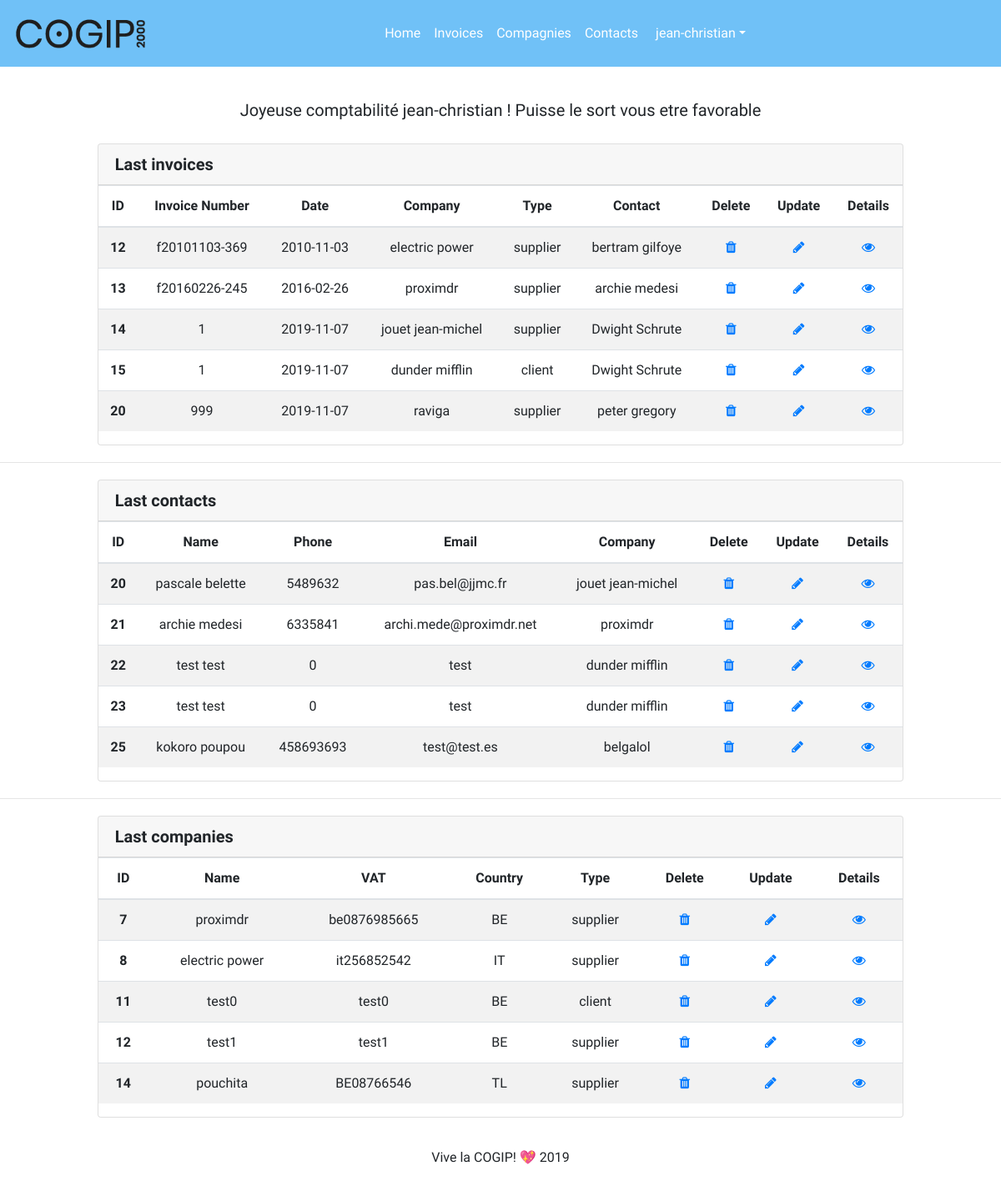
The page / (signed in) on the database its author committed.
### tables this page shows
CREATE TABLE `invoices` (
  `ID` int(11) NOT NULL,
  `number` varchar(255) NOT NULL,
  `date` timestamp NOT NULL DEFAULT current_timestamp(),
  `company` int(11) NOT NULL,
  `company_type` int(11) NOT NULL,
  `contact` int(11) NOT NULL
);

CREATE TABLE `company` (
  `ID` int(11) NOT NULL,
  `company_name` varchar(200) NOT NULL,
  `VAT` varchar(255) NOT NULL,
  `country` varchar(255) NOT NULL,
  `type_id` int(11) NOT NULL
);

CREATE TABLE `type` (
  `ID` int(11) NOT NULL,
  `company_type` varchar(100) NOT NULL
);

CREATE TABLE `contacts` (
  `ID` int(11) NOT NULL,
  `first_name` varchar(200) NOT NULL,
  `last_name` varchar(255) NOT NULL,
  `mail` varchar(250) NOT NULL,
  `company` int(11) DEFAULT NULL,
  `phone` int(11) NOT NULL
);

### controller/home-ctrl.php (called while the page is built, shortened)
<?php
$invoices_data = get_many_invoices(5);
$contacts_data = get_many_contacts(5);
$companies_data = get_many_companies(5);
require 'view/home-view.php';
?>

### index.php (called while the page is built, shortened)
<?php
require 'view/component/header-component.php';
routing();
require 'view/component/footer-component.php';
?>

### model/GLOBfunction.php (called while the page is built, shortened)
<?php
function get_many_invoices($limit = null) {
   global $pdo;
   $sql = <<<SQL
   SELECT
      invoices.id AS invoice_id,
      invoices.number,
      invoices.date,
      invoices.company,
      company.company_name,
      invoices.company_type,
      type.company_type,
      invoices.contact,
      concat(contacts.first_name, ' ', contacts.last_name) AS contacts_full_name
   FROM invoices
   JOIN company
      ON invoices.company = company.id
   JOIN type
      ON invoices.company_type = type.id
   JOIN contacts
      ON invoices.contact = contacts.id
   ORDER BY invoices.id DESC
SQL;
   $stmt = $pdo->prepare($sql);
   $stmt->execute();
   $all_data = [];
   $count = 0;
   while ($data = $stmt->fetch()) {
      if ($limit AND $count === (int)$limit) break;
      $all_data[] = $data;
      $count++;
   }
   return array_reverse($all_data);
}
function get_many_contacts($limit = null) {
   global $pdo;
   $sql = <<<SQL
   SELECT
      contacts.id AS contact_id,
      concat(first_name, ' ', Last_name) AS full_name,
      mail,
      phone,
      contacts.company,
      company.id,
      company_name
   FROM contacts
   JOIN company
      ON contacts.company = company.id
   ORDER BY contacts.id DESC
SQL;
   $stmt = $pdo->prepare($sql);
   $stmt->execute();
   $all_data = [];
   $count = 0;
   while ($data = $stmt->fetch()) {
      if ($limit AND $count === (int)$limit) break;
      $all_data[] = $data;
      $count++;
   }
   return array_reverse($all_data);
}
function get_many_companies($limit = null) {
   global $pdo;
   $sql = <<<SQL
   SELECT
      company.id AS company_id,
      company_name,
      VAT,
      company.type_id,
      country,
      company_type AS type,
      type.id
   FROM company
   JOIN type
      ON company.type_id = type.id
   ORDER BY company.id DESC
SQL;
   $stmt = $pdo->prepare($sql);
   $stmt->execute();
   $all_data = [];
   $count = 0;
   while ($data = $stmt->fetch()) {
      if ($limit AND $count === (int)$limit) break;
      $all_data[] = $data;
      $count++;
   }
   return array_reverse($all_data);
}
?>

### view/home-view.php (the view)
<div class="globalelement row justify-content-center">
    <h5>Joyeuse comptabilité <?=$_SESSION['username']?> ! Puisse le sort vous etre favorable</h5>
</div>
<div id="lastInvoice" class="globalelement row justify-content-center">
    <div class="card text-center col-md-10">
        <h5 class="row card-header">
        <strong class="invoices">Last invoices</strong>
        </h5>
        <div class="row justify-content-center">
            <table class="table table-striped table-responsive-sm">
                <thead>
                    <tr>
                        <th scope="col">ID</th>
                        <th scope="col">Invoice Number</th>
                        <th scope="col">Date</th>
                        <th scope="col">Company</th>
                        <th scope="col">Type</th>
                        <th scope="col">Contact</th>
                        <th scope="col">Delete</th>
                        <th scope="col">Update</th>
                        <th scope="col">Details</th>
                    </tr>
                </thead>
                <tbody>
                    <?php foreach($invoices_data as $invoice) :?>
                    <tr>
                        <th scope="row"><?=$invoice['invoice_id']?></th>
                        <td><?=$invoice['number']?></td>
                        <td><?=date('Y-m-d', strtotime($invoice['date']))?></td>
                        <td><?=$invoice['company_name']?></td>
                        <td><?=$invoice['company_type']?></td>
                        <td><?=$invoice['contacts_full_name']?></td>
                        <?php if ($_SESSION['rights'] === 'god') :?>
                        <td><a href="?page=invoices-delete&id=<?=$invoice['invoice_id']?>" class="fa fa-trash" aria-hidden="true"></a></td>
                        <td><a href="?page=invoices-edit&id=<?=$invoice['invoice_id']?>" class="fa fa-pencil" aria-hidden="true"></a></td>
                        <td><a href="?page=invoices-details&id=<?=$invoice['invoice_id']?>" class="fa fa-eye" aria-hidden="true"></a></td>
                        <?php endif ?>
                    </tr>
                    <?php endforeach ?>
                </tbody>
            </table>
        </div>
    </div>
</div>
<hr>
<div id="lastContacts" class="globalelement row justify-content-center">
    <div class="card text-center col-md-10">
        <h5 class="row card-header">
        <strong class="contacts">Last contacts</strong>
        </h5>
        <div class="row justify-content-center">
            <table class="table table-striped table-responsive-sm">
                <thead>
                    <tr>
                        <th scope="col">ID</th>
                        <th scope="col">Name</th>
                        <th scope="col">Phone</th>
                        <th scope="col">Email</th>
                        <th scope="col">Company</th>
                        <th scope="col">Delete</th>
                        <th scope="col">Update</th>
                        <th scope="col">Details</th>
                    </tr>
                </thead>
                <tbody>
                    <?php foreach($contacts_data as $contact) :?>
                    <tr>
                        <th scope="row"><?=$contact['contact_id']?></th>
                        <td><?=$contact['full_name']?></td>
                        <td><?=$contact['phone']?></td>
                        <td><?=$contact['mail']?></td>
                        <td><?=$contact['company_name']?></td>
                        <?php if ($_SESSION['rights'] === 'god') :?>
                        <td><a href="?page=contacts-delete&id=<?=$contact['contact_id']?>" class="fa fa-trash" aria-hidden="true"></a></td>
                        <td><a href="?page=contacts-edit&id=<?=$contact['contact_id']?>" class="fa fa-pencil" aria-hidden="true"></a></td>
                        <td><a href="?page=contacts-details&id=<?=$contact['contact_id']?>" class="fa fa-eye" aria-hidden="true"></a></td>
                        <?php endif ?>
                    </tr>
                    <?php endforeach ?>
                </tbody>
            </table>
        </div>
    </div>
</div>
<hr>
<div id="lastCompanies" class="globalelement row justify-content-center">
    <div class="card text-center col-md-10">
        <h5 class="row card-header">
        <strong class="companies">Last companies</strong>
        </h5>
        <div class="row justify-content-center">
            <table class="table table-striped table-responsive-sm">
                <thead>
                    <tr>
                        <th scope="col">ID</th>
                        <th scope="col">Name</th>
                        <th scope="col">VAT</th>
                        <th scope="col">Country</th>
                        <th scope="col">Type</th>
                        <th scope="col">Delete</th>
                        <th scope="col">Update</th>
                        <th scope="col">Details</th>
                    </tr>
                </thead>
                <tbody>
                    <?php foreach($companies_data as $company) :?>
                    <tr>
                        <th scope="row"><?=$company['company_id']?></th>
                        <td><?=$company['company_name']?></td>
                        <td><?=$company['VAT']?></td>
                        <td><?=$company['country']?></td>
                        <td><?=$company['type']?></td>
                        <?php if ($_SESSION['rights'] === 'god') :?>
                        <td><a href="?page=compagnies-delete&id=<?=$company['company_id']?>" class="fa fa-trash" aria-hidden="true"></a></td>
                        <td><a href="?page=compagnies-edit&id=<?=$company['company_id']?>" class="fa fa-pencil" aria-hidden="true"></a></td>
                        <td><a href="?page=compagnies-details&id=<?=$company['company_id']?>" class="fa fa-eye" aria-hidden="true"></a></td>
                        <?php endif ?>
                    </tr>
                    <?php endforeach ?>
                </tbody>
            </table>
        </div>
    </div>
</div>

### assets/style/style.css (style rules this page uses)
body { height: 100%; background-color: white; font-family: 'ABeeZee', sans-serif; }
.globalelement { margin: 20px; }

### rows shown on the page
invoices: ID "12", number "f20101103-369", date "2010-11-03", company.company_name "electric power", company_type.company_type "supplier", contacts_full_name "bertram gilfoye"
invoices: ID "13", number "f20160226-245", date "2016-02-26", company.company_name "proximdr", company_type.company_type "supplier", contacts_full_name "archie medesi"
invoices: ID "14", number "1", date "2019-11-07", company.company_name "jouet jean-michel", company_type.company_type "supplier", contacts_full_name "Dwight Schrute"
invoices: ID "15", number "1", date "2019-11-07", company.company_name "dunder mifflin", company_type.company_type "client", contacts_full_name "Dwight Schrute"
invoices: ID "20", number "999", date "2019-11-07", company.company_name "raviga", company_type.company_type "supplier", contacts_full_name "peter gregory"
contacts: ID "20", full_name "pascale belette", phone "5489632", mail "pas.bel@jjmc.fr", company.company_name "jouet jean-michel"
contacts: ID "21", full_name "archie medesi", phone "6335841", mail "archi.mede@proximdr.net", company.company_name "proximdr"
contacts: ID "22", full_name "test test", phone "0", mail "test", company.company_name "dunder mifflin"
contacts: ID "23", full_name "test test", phone "0", mail "test", company.company_name "dunder mifflin"
contacts: ID "25", full_name "kokoro poupou", phone "458693693", mail "test@test.es", company.company_name "belgalol"
company: ID "7", company_name "proximdr", VAT "be0876985665", country "BE", type.company_type "supplier"
company: ID "8", company_name "electric power", VAT "it256852542", country "IT", type.company_type "supplier"
company: ID "11", company_name "test0", VAT "test0", country "BE", type.company_type "client"
company: ID "12", company_name "test1", VAT "test1", country "BE", type.company_type "supplier"
company: ID "14", company_name "pouchita", VAT "BE08766546", country "TL", type.company_type "supplier"

### other values the page prints
$_SESSION['username'] "jean-christian"
